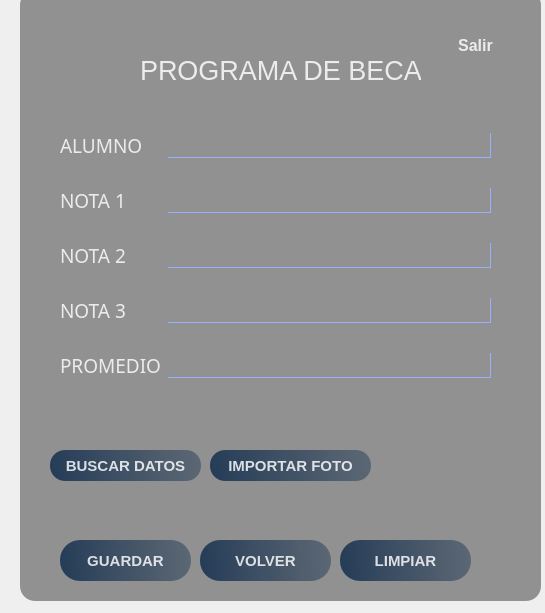
<?xml version="1.0" encoding="UTF-8"?>
<ui version="4.0">
 <class>MainWindow</class>
 <widget class="QMainWindow" name="MainWindow">
  <property name="geometry">
   <rect>
    <x>0</x>
    <y>0</y>
    <width>545</width>
    <height>613</height>
   </rect>
  </property>
  <property name="windowTitle">
   <string>MainWindow</string>
  </property>
  <widget class="QWidget" name="centralwidget">
   <widget class="QLabel" name="label">
    <property name="geometry">
     <rect>
      <x>30</x>
      <y>10</y>
      <width>501</width>
      <height>581</height>
     </rect>
    </property>
    <property name="text">
     <string/>
    </property>
    <property name="pixmap">
     <pixmap>descargar (6).jpeg</pixmap>
    </property>
    <property name="scaledContents">
     <bool>true</bool>
    </property>
   </widget>
   <widget class="QLabel" name="label_5">
    <property name="geometry">
     <rect>
      <x>20</x>
      <y>-10</y>
      <width>521</width>
      <height>611</height>
     </rect>
    </property>
    <property name="font">
     <font>
      <weight>75</weight>
      <italic>false</italic>
      <bold>true</bold>
     </font>
    </property>
    <property name="styleSheet">
     <string notr="true">background-color:rgba(0,0,0,100);
border-radius:15px;</string>
    </property>
    <property name="text">
     <string/>
    </property>
    <property name="wordWrap">
     <bool>false</bool>
    </property>
   </widget>
   <widget class="QLabel" name="label_7">
    <property name="geometry">
     <rect>
      <x>140</x>
      <y>30</y>
      <width>281</width>
      <height>81</height>
     </rect>
    </property>
    <property name="font">
     <font>
      <pointsize>20</pointsize>
     </font>
    </property>
    <property name="styleSheet">
     <string notr="true">color:rgba(255,255,255,210);</string>
    </property>
    <property name="text">
     <string>PROGRAMA DE BECAS</string>
    </property>
   </widget>
   <widget class="QPushButton" name="bt_adddata">
    <property name="geometry">
     <rect>
      <x>60</x>
      <y>540</y>
      <width>131</width>
      <height>41</height>
     </rect>
    </property>
    <property name="font">
     <font>
      <pointsize>11</pointsize>
      <weight>75</weight>
      <bold>true</bold>
     </font>
    </property>
    <property name="styleSheet">
     <string notr="true">QPushButton{
color:rgba(255,255,255,210);
border-radius:20px;
background-color: qlineargradient(spread:pad, x1:0, y1:0.505682 , x2:1 , y2:0.477,stop:0 rgba(20,47,78,219), stop:1 rgba(85,98,112,226));
}
QPushButton:hover{

color:rgba(255,255,255,210);
background-color: qlineargradient(spread:pad, x1:0, y1:0.505682 , x2:1 , y2:0.477,stop:0 rgba(123, 104, 238,230), stop:1 rgba(85,98,112,226));


}
</string>
    </property>
    <property name="text">
     <string>GUARDAR</string>
    </property>
    <property name="icon">
     <iconset>
      <normaloff>guardar-el-archivo.png</normaloff>guardar-el-archivo.png</iconset>
    </property>
   </widget>
   <widget class="QPushButton" name="bt_clear">
    <property name="geometry">
     <rect>
      <x>340</x>
      <y>540</y>
      <width>131</width>
      <height>41</height>
     </rect>
    </property>
    <property name="font">
     <font>
      <pointsize>11</pointsize>
      <weight>75</weight>
      <bold>true</bold>
     </font>
    </property>
    <property name="styleSheet">
     <string notr="true">QPushButton{
color:rgba(255,255,255,210);
border-radius:20px;
background-color: qlineargradient(spread:pad, x1:0, y1:0.505682 , x2:1 , y2:0.477,stop:0 rgba(20,47,78,219), stop:1 rgba(85,98,112,226));
}
QPushButton:hover{

color:rgba(255,255,255,210);
background-color: qlineargradient(spread:pad, x1:0, y1:0.505682 , x2:1 , y2:0.477,stop:0 rgba(123, 104, 238,230), stop:1 rgba(85,98,112,226));


}
</string>
    </property>
    <property name="text">
     <string>LIMPIAR</string>
    </property>
    <property name="icon">
     <iconset>
      <normaloff>borrar.png</normaloff>borrar.png</iconset>
    </property>
   </widget>
   <widget class="QPushButton" name="bt_salir">
    <property name="geometry">
     <rect>
      <x>430</x>
      <y>30</y>
      <width>91</width>
      <height>31</height>
     </rect>
    </property>
    <property name="font">
     <font>
      <pointsize>12</pointsize>
      <weight>75</weight>
      <bold>true</bold>
     </font>
    </property>
    <property name="cursor">
     <cursorShape>PointingHandCursor</cursorShape>
    </property>
    <property name="styleSheet">
     <string notr="true">QPushButton{
background-color:qlineargradient(spread:pad,x1:0,y1:0.505682, x2:1, y2:0.477 ,stop:0 rgba(72,61,139,219), stop:1 rgba(0,0,139,225));
color:rgba(255,255,255,210);
border-radius:15px;
background-color : rgba(0,0,0,0);
}
QPushButton:hover{
background-color: qlineargradient(spread:pad, x1:0, y1:0.505682 , x2:1 , y2:0.477,stop:0 rgba(123, 104, 238,230), stop:1 rgba(85,98,112,226));
}
QPushButton:pressed{
padding-left:5px;
padding-top:5px;

}</string>
    </property>
    <property name="text">
     <string>Salir</string>
    </property>
    <property name="icon">
     <iconset>
      <normaloff>cerrar-sesion.png</normaloff>cerrar-sesion.png</iconset>
    </property>
    <property name="iconSize">
     <size>
      <width>22</width>
      <height>21</height>
     </size>
    </property>
   </widget>
   <widget class="QWidget" name="layoutWidget">
    <property name="geometry">
     <rect>
      <x>60</x>
      <y>110</y>
      <width>431</width>
      <height>291</height>
     </rect>
    </property>
    <layout class="QGridLayout" name="gridLayout">
     <item row="3" column="0">
      <widget class="QLabel" name="label_11">
       <property name="font">
        <font>
         <family>MV Boli</family>
         <pointsize>14</pointsize>
        </font>
       </property>
       <property name="styleSheet">
        <string notr="true">color:rgba(255,255,255,210);</string>
       </property>
       <property name="text">
        <string>NOTA 3</string>
       </property>
      </widget>
     </item>
     <item row="3" column="1">
      <widget class="QLineEdit" name="nota3">
       <property name="font">
        <font>
         <pointsize>10</pointsize>
         <weight>50</weight>
         <italic>false</italic>
         <bold>false</bold>
         <underline>false</underline>
         <strikeout>false</strikeout>
        </font>
       </property>
       <property name="cursor">
        <cursorShape>IBeamCursor</cursorShape>
       </property>
       <property name="tabletTracking">
        <bool>false</bool>
       </property>
       <property name="styleSheet">
        <string notr="true">background-color:rgba(0,0,0,0); 
border:none;
border-bottom:0.5px solid rgba(153, 175, 255);
border-right:0.5px solid rgba(153, 175, 255);

color:rgba(255,255,255,230);
padding-bottom:7px;</string>
       </property>
       <property name="text">
        <string/>
       </property>
       <property name="alignment">
        <set>Qt::AlignBottom|Qt::AlignHCenter</set>
       </property>
       <property name="placeholderText">
        <string/>
       </property>
      </widget>
     </item>
     <item row="0" column="0">
      <widget class="QLabel" name="label_8">
       <property name="font">
        <font>
         <family>MV Boli</family>
         <pointsize>14</pointsize>
         <weight>50</weight>
         <bold>false</bold>
        </font>
       </property>
       <property name="styleSheet">
        <string notr="true">color:rgba(255,255,255,210);</string>
       </property>
       <property name="text">
        <string>ALUMNO</string>
       </property>
      </widget>
     </item>
     <item row="2" column="1">
      <widget class="QLineEdit" name="nota2">
       <property name="font">
        <font>
         <pointsize>10</pointsize>
         <weight>50</weight>
         <italic>false</italic>
         <bold>false</bold>
         <underline>false</underline>
         <strikeout>false</strikeout>
        </font>
       </property>
       <property name="cursor">
        <cursorShape>IBeamCursor</cursorShape>
       </property>
       <property name="tabletTracking">
        <bool>false</bool>
       </property>
       <property name="styleSheet">
        <string notr="true">background-color:rgba(0,0,0,0); 
border:none;
border-bottom:0.5px solid rgba(153, 175, 255);
border-right:0.5px solid rgba(153, 175, 255);

color:rgba(255,255,255,230);
padding-bottom:7px;</string>
       </property>
       <property name="text">
        <string/>
       </property>
       <property name="alignment">
        <set>Qt::AlignBottom|Qt::AlignHCenter</set>
       </property>
       <property name="placeholderText">
        <string/>
       </property>
      </widget>
     </item>
     <item row="1" column="1">
      <widget class="QLineEdit" name="nota1">
       <property name="font">
        <font>
         <pointsize>10</pointsize>
         <weight>50</weight>
         <italic>false</italic>
         <bold>false</bold>
         <underline>false</underline>
         <strikeout>false</strikeout>
        </font>
       </property>
       <property name="cursor">
        <cursorShape>IBeamCursor</cursorShape>
       </property>
       <property name="tabletTracking">
        <bool>false</bool>
       </property>
       <property name="styleSheet">
        <string notr="true">background-color:rgba(0,0,0,0); 
border:none;
border-bottom:0.5px solid rgba(153, 175, 255);
border-right:0.5px solid rgba(153, 175, 255);

color:rgba(255,255,255,230);
padding-bottom:7px;</string>
       </property>
       <property name="text">
        <string/>
       </property>
       <property name="alignment">
        <set>Qt::AlignBottom|Qt::AlignHCenter</set>
       </property>
       <property name="placeholderText">
        <string/>
       </property>
      </widget>
     </item>
     <item row="2" column="0">
      <widget class="QLabel" name="label_10">
       <property name="font">
        <font>
         <family>MV Boli</family>
         <pointsize>14</pointsize>
        </font>
       </property>
       <property name="styleSheet">
        <string notr="true">color:rgba(255,255,255,210);</string>
       </property>
       <property name="text">
        <string>NOTA 2</string>
       </property>
      </widget>
     </item>
     <item row="4" column="0">
      <widget class="QLabel" name="label_12">
       <property name="font">
        <font>
         <family>MV Boli</family>
         <pointsize>14</pointsize>
        </font>
       </property>
       <property name="styleSheet">
        <string notr="true">color:rgba(255,255,255,210);</string>
       </property>
       <property name="text">
        <string>PROMEDIO</string>
       </property>
      </widget>
     </item>
     <item row="1" column="0">
      <widget class="QLabel" name="label_9">
       <property name="font">
        <font>
         <family>MV Boli</family>
         <pointsize>14</pointsize>
        </font>
       </property>
       <property name="styleSheet">
        <string notr="true">color:rgba(255,255,255,210);</string>
       </property>
       <property name="text">
        <string>NOTA 1</string>
       </property>
      </widget>
     </item>
     <item row="0" column="1">
      <widget class="QLineEdit" name="alumno">
       <property name="font">
        <font>
         <pointsize>10</pointsize>
         <weight>50</weight>
         <italic>false</italic>
         <bold>false</bold>
         <underline>false</underline>
         <strikeout>false</strikeout>
        </font>
       </property>
       <property name="cursor">
        <cursorShape>IBeamCursor</cursorShape>
       </property>
       <property name="tabletTracking">
        <bool>false</bool>
       </property>
       <property name="styleSheet">
        <string notr="true">background-color:rgba(0,0,0,0); 
border:none;
border-bottom:0.5px solid rgba(153, 175, 255);
border-right:0.5px solid rgba(153, 175, 255);

color:rgba(255,255,255,230);
padding-bottom:7px;</string>
       </property>
       <property name="text">
        <string/>
       </property>
       <property name="alignment">
        <set>Qt::AlignBottom|Qt::AlignHCenter</set>
       </property>
       <property name="placeholderText">
        <string/>
       </property>
      </widget>
     </item>
     <item row="4" column="1">
      <widget class="QLineEdit" name="promedio">
       <property name="font">
        <font>
         <pointsize>10</pointsize>
         <weight>50</weight>
         <italic>false</italic>
         <bold>false</bold>
         <underline>false</underline>
         <strikeout>false</strikeout>
        </font>
       </property>
       <property name="cursor">
        <cursorShape>IBeamCursor</cursorShape>
       </property>
       <property name="tabletTracking">
        <bool>false</bool>
       </property>
       <property name="styleSheet">
        <string notr="true">background-color:rgba(0,0,0,0); 
border:none;
border-bottom:0.5px solid rgba(153, 175, 255);
border-right:0.5px solid rgba(153, 175, 255);

color:rgba(255,255,255,230);
padding-bottom:7px;</string>
       </property>
       <property name="text">
        <string/>
       </property>
       <property name="alignment">
        <set>Qt::AlignBottom|Qt::AlignHCenter</set>
       </property>
       <property name="placeholderText">
        <string/>
       </property>
      </widget>
     </item>
    </layout>
   </widget>
   <widget class="QPushButton" name="bt_img">
    <property name="geometry">
     <rect>
      <x>210</x>
      <y>450</y>
      <width>161</width>
      <height>31</height>
     </rect>
    </property>
    <property name="font">
     <font>
      <pointsize>11</pointsize>
      <weight>75</weight>
      <bold>true</bold>
     </font>
    </property>
    <property name="styleSheet">
     <string notr="true">QPushButton{
color:rgba(255,255,255,210);
border-radius:15px;
background-color: qlineargradient(spread:pad, x1:0, y1:0.505682 , x2:1 , y2:0.477,stop:0 rgba(20,47,78,219), stop:1 rgba(85,98,112,226));
}
QPushButton:hover{

color:rgba(255,255,255,210);
background-color: qlineargradient(spread:pad, x1:0, y1:0.505682 , x2:1 , y2:0.477,stop:0 rgba(123, 104, 238,230), stop:1 rgba(85,98,112,226));


}
</string>
    </property>
    <property name="text">
     <string>IMPORTAR FOTO</string>
    </property>
    <property name="icon">
     <iconset>
      <normaloff>imagen.png</normaloff>imagen.png</iconset>
    </property>
   </widget>
   <widget class="QLabel" name="label_imagen">
    <property name="geometry">
     <rect>
      <x>390</x>
      <y>420</y>
      <width>121</width>
      <height>91</height>
     </rect>
    </property>
    <property name="font">
     <font>
      <pointsize>12</pointsize>
      <weight>75</weight>
      <bold>true</bold>
     </font>
    </property>
    <property name="text">
     <string/>
    </property>
    <property name="scaledContents">
     <bool>true</bool>
    </property>
    <property name="alignment">
     <set>Qt::AlignCenter</set>
    </property>
   </widget>
   <widget class="QPushButton" name="bt_volver">
    <property name="geometry">
     <rect>
      <x>200</x>
      <y>540</y>
      <width>131</width>
      <height>41</height>
     </rect>
    </property>
    <property name="font">
     <font>
      <pointsize>11</pointsize>
      <weight>75</weight>
      <bold>true</bold>
     </font>
    </property>
    <property name="styleSheet">
     <string notr="true">QPushButton{
color:rgba(255,255,255,210);
border-radius:20px;
background-color: qlineargradient(spread:pad, x1:0, y1:0.505682 , x2:1 , y2:0.477,stop:0 rgba(20,47,78,219), stop:1 rgba(85,98,112,226));
}
QPushButton:hover{

color:rgba(255,255,255,210);
background-color: qlineargradient(spread:pad, x1:0, y1:0.505682 , x2:1 , y2:0.477,stop:0 rgba(123, 104, 238,230), stop:1 rgba(85,98,112,226));


}
</string>
    </property>
    <property name="text">
     <string>VOLVER</string>
    </property>
    <property name="icon">
     <iconset>
      <normaloff>volver (1).png</normaloff>volver (1).png</iconset>
    </property>
   </widget>
   <widget class="QPushButton" name="buscardatos">
    <property name="geometry">
     <rect>
      <x>50</x>
      <y>450</y>
      <width>151</width>
      <height>31</height>
     </rect>
    </property>
    <property name="font">
     <font>
      <pointsize>11</pointsize>
      <weight>75</weight>
      <bold>true</bold>
     </font>
    </property>
    <property name="styleSheet">
     <string notr="true">QPushButton{
color:rgba(255,255,255,210);
border-radius:15px;
background-color: qlineargradient(spread:pad, x1:0, y1:0.505682 , x2:1 , y2:0.477,stop:0 rgba(20,47,78,219), stop:1 rgba(85,98,112,226));
}
QPushButton:hover{

color:rgba(255,255,255,210);
background-color: qlineargradient(spread:pad, x1:0, y1:0.505682 , x2:1 , y2:0.477,stop:0 rgba(123, 104, 238,230), stop:1 rgba(85,98,112,226));


}
</string>
    </property>
    <property name="text">
     <string>BUSCAR DATOS</string>
    </property>
    <property name="icon">
     <iconset>
      <normaloff>buscar (1).png</normaloff>buscar (1).png</iconset>
    </property>
   </widget>
  </widget>
 </widget>
 <resources/>
 <connections/>
</ui>
